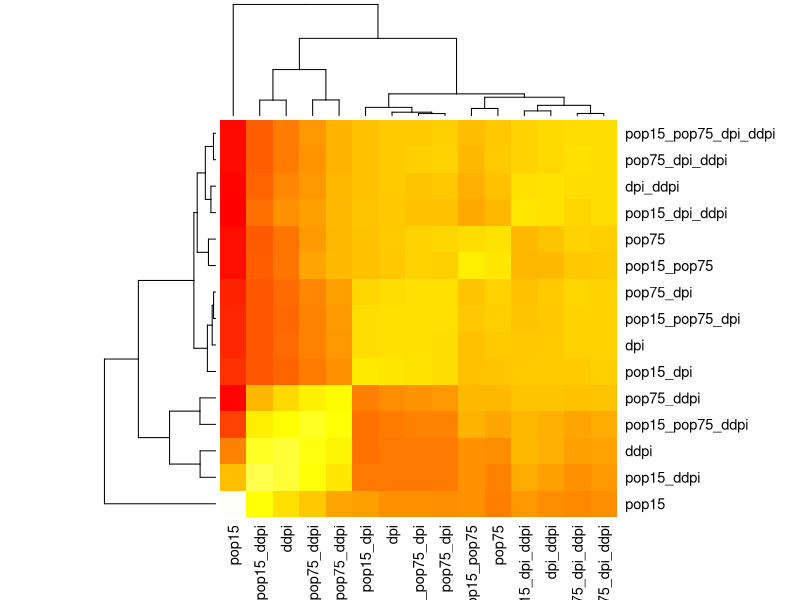
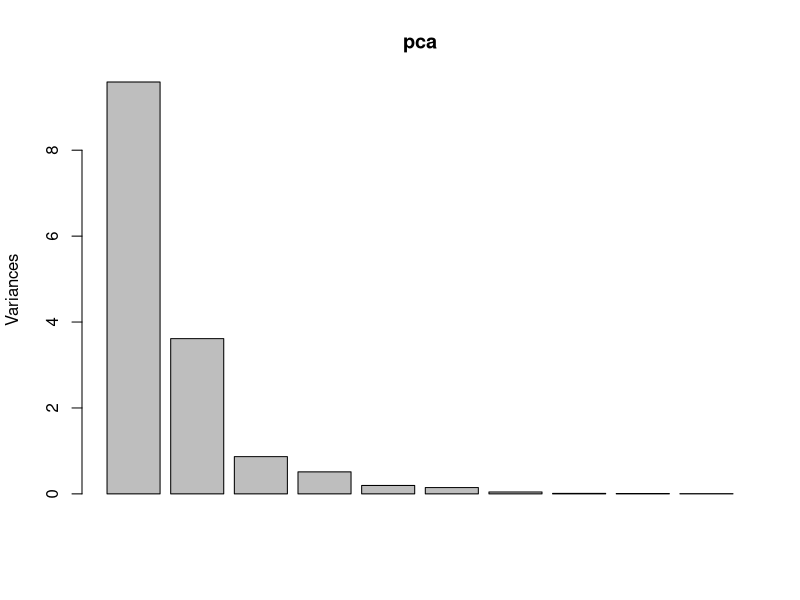

Here is the R script that generated these plots, in order: (Note: this script raises an error after producing the figures.)
#ISE 5103 R script for introducing multiple linear regression
#Author: Charles Nicholson
#October 2015

#we will use the LifeCycleSavings data from the package "datasets"
data(LifeCycleSavings)

#the goal is to manually compute the regression coefficients
#and standard errors for this model: sr ~ pop15 + pop75 + dpi + ddpi


Y<-LifeCycleSavings$sr 

X<-as.matrix(LifeCycleSavings[,2:5])
X<-cbind(intercept=1,X) 

head(X)


#X'X
t(X)%*%X

#(X'X)^-1
solve(t(X)%*%X)

#beta = [(X'X)^-1]X'Y
(beta<-solve(t(X)%*%X)%*%t(X))%*%Y

fit<-lm(data=LifeCycleSavings,sr ~ pop15 + pop75 + dpi + ddpi)
summary(fit)

#residual variance from the regression output: 3.803^2

#also called "mean square residuals" in the anova function
anova(fit)

residualSE<-sqrt(anova(fit)[[3]][5])


#we can compute the standard error of the beta's
diag(residualSE *sqrt(solve(t(X)%*%X)))


#let's look at lm object "fit" in detail
str(fit)

#and the output
summary(fit)

#and the AIC and BIC scores
AIC(fit)
BIC(fit)


#if we modify the model by removing a variable, we can refit and compare...
fit2<-update(fit,~.-dpi)
summary(fit2)
AIC(fit2)
BIC(fit2)

#and again, we can refit and compare...
fit3<-update(fit2,~.-pop75)
summary(fit3)
AIC(fit3)
BIC(fit3)

#what about making a very complex model -- all effects and interations
fit4<-lm(data=LifeCycleSavings,sr~ pop15*pop75*dpi*ddpi)
summary(fit4)
AIC(fit4)
BIC(fit4)




LC<-LifeCycleSavings

LC$pop15_pop75 <- LC$pop15*LC$pop75         
LC$pop15_dpi  <- LC$pop15*LC$dpi              
LC$pop75_dpi  <- LC$pop75*LC$dpi            
LC$pop15_ddpi <- LC$pop15*LC$ddpi           
LC$pop75_ddpi <- LC$pop75*LC$ddpi           
LC$dpi_ddpi   <- LC$dpi*LC$ddpi           
LC$pop15_pop75_dpi   <- LC$pop15*LC$pop75*LC$dpi       
LC$pop15_pop75_ddpi  <- LC$pop15*LC$pop75*LC$ddpi       
LC$pop15_dpi_ddpi    <- LC$pop15*LC$dpi*LC$ddpi        
LC$pop75_dpi_ddpi    <- LC$pop75*LC$dpi*LC$ddpi    
LC$pop15_pop75_dpi_ddpi <- LC$pop15*LC$pop75*LC$dpi*LC$ddpi 


heatmap(cor(LC[-1]),col=grDevices::heat.colors(100))
      

#how many "dimensions" do we really have here?
pca<-prcomp(LC[-1],scale=T)
summary(pca)
plot(pca)


#digression ----- multicollinearity example
x1 <- rnorm(100)
x2 <- 10 * x1 + 0.001*rnorm(100)
y<-0.1*rnorm(100)+x1 
cor(x1,x2)
fitM<-lm(y~x1+x2)
summary(fitM)


#stepwise selection example

#we can start with this model and use a stepwise selection technique
fit5<-stepAIC(fit4,direction="both")
summary(fit5)
AIC(fit5)
BIC(fit5)

fit5$anova

#but maybe we can improve it?
fit6<-update(fit5,~.-ddpi)
summary(fit6)
AIC(fit6)
BIC(fit6)

#what if we tried to contstruct a new feature?
LifeCycleSavings$popRatio<-LifeCycleSavings$pop15/LifeCycleSavings$pop75

#and then repeat the above processes to 'search' for a better model...
#such as: 
fit7<-lm(data=LifeCycleSavings,sr~ pop15 + dpi + dpi:ddpi + popRatio)
summary(fit7)
AIC(fit7)
BIC(fit7)



